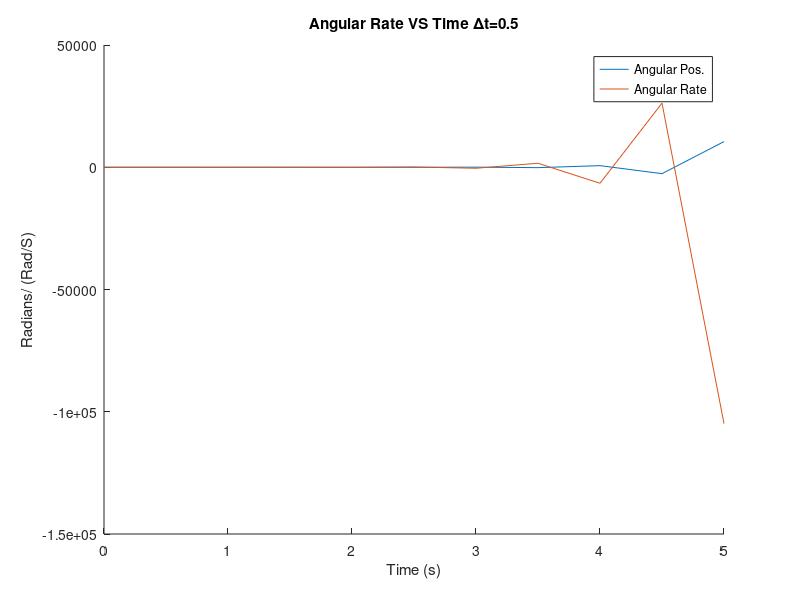

This figure's MATLAB source:
%% Problem 2
clear all;close all;clc
J = 10;
F = 100;
T = 10;
x = [0;0];

A = [0 1;0 -F/J];
B = [0;1/J];

dx = 0.5;
for i = 1:(5/dx)
    xdot = A*x(:,i) + B*T;
    x(:,i+1) = x(:,i) + xdot*dx;
end
t = 0:dx:5;
figure
hold on
plot(t,x(1,:))
title('Angular Position (rads')
xlabel('Time (s)')
ylabel('Radians/ (Rad/S)')
plot(t,x(2,:))
title('Angular Rate VS Time \Deltat=0.5')
legend('Angular Pos.','Angular Rate')
%% Solving system using ss and lsim
% J = 10;
% F = 100;
% A = [0 1;0 -F/J];
% B = [0;1/J];
% C = [1 0;0 1];
% D = [0;0];
% T = 10;
% sys = ss(A,B,C,D);
% 
% dt = 0.005;
% 
% t = [0:dt:5];
% 
% u = ones(length(t),1)*T;
% 
% lsim(sys,u,t)

[V,D] = eig(A);
